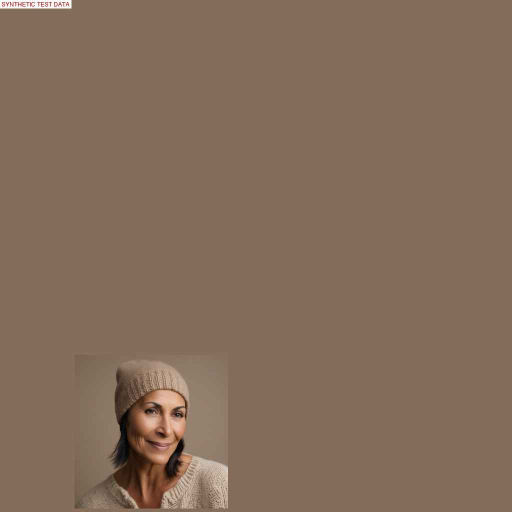
#> input picture faces_hard/images/accessory_004.jpg, 1024 x 1024 px, given in place of i010.png, which was not available (shown at 1/2 size)
$ python contact_sheet.py out.png
#> lines starting #> are read from the running program, lines starting #| are printed output that depends on the picture
"""Contact sheet of 16 faces from the PG-3 set (seeded pick), each labelled with its prompt words AND its measured skin tone.

    python faces_hard/contact_sheet.py OUT.png
4 side views, 4 accessories, 8 from groups/scenes (source portraits used in the set); measured buckets rotated dark/medium/light.
"""
import json
import random
import sys
from pathlib import Path

from PIL import Image, ImageDraw, ImageFont

H = Path(__file__).resolve().parent
key = json.loads((H / "key.json").read_text())
#> (reads faces_hard/key.json from the repository)
meta = json.loads((H / "images_meta.json").read_text())
#> (reads faces_hard/images_meta.json from the repository)
items = {i["index"]: i for i in meta["items"]}
faces = {}
for e in key["images"]:
    for s in e["spans"]:
        if s["pii_type"] == "face":
            faces[s["portrait_index"]] = (e["type"], s)
rng = random.Random(20261022)
chosen = []
for types, n in ((("side_view",), 4), (("accessory",), 4), (("group", "scene"), 8)):
    pool = sorted(i for i, (t, s) in faces.items() if t in types)
    rng.shuffle(pool)
    want = ["dark", "medium", "light", "dark", "medium", "light", "dark", "medium"][:n]
    for b in want:
        c = next((i for i in pool if faces[i][1]["skin_bucket"] == b and i not in chosen), None) or next(i for i in pool if i not in chosen)
        chosen.append(c)
W, LH = 330, 84
sheet = Image.new("RGB", (W * 4, (W + LH) * 4), "white")
#> sheet: PIL image 1320x1656 RGB; every value is 255
d = ImageDraw.Draw(sheet)
f = ImageFont.truetype("/System/Library/Fonts/Helvetica.ttc", 14)
for k, i in enumerate(chosen):
    t, s = faces[i]
    im = Image.open(H / "images_raw" / f"i{i:03d}.png").convert("RGB")
#> im is the input picture: PIL image 1024x1024 RGB; mean R, G, B 131.5, 108.3, 90.3
    x0, y0, x1, y1 = items[i]["face_box"]
    cx, cy, r = (x0 + x1) / 2, (y0 + y1) / 2, max(x1 - x0, y1 - y0) * 0.75
    L, T = min(max(0, cx - r), im.width - 2 * r), min(max(0, cy - r), im.height - 2 * r)
#> L = 357.2; T = 212
    im = im.crop((int(L), int(T), int(L + 2 * r), int(T + 2 * r))).resize((W, W))
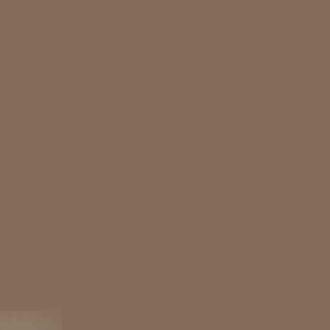
#> im: PIL image 330x330 RGB; mean R, G, B 131.1, 108.1, 90.1
    x, y = (k % 4) * W, (k // 4) * (W + LH)
    sheet.paste(im, (x, y))
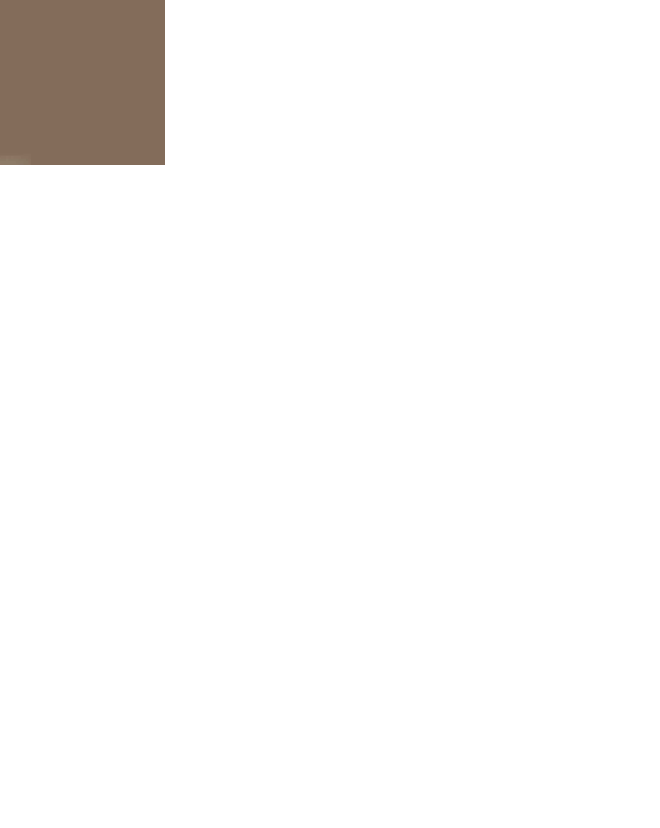
#> sheet: PIL image 1320x1656 RGB (shown at 1/2 size); mean R, G, B 248.8, 247.7, 246.8
    pw = s["prompt_words"]
    d.text((x + 6, y + W + 3), f"#{k + 1} {t}: {pw['gender_word']}, {pw['age'].replace('in their ', '')}", fill="black", font=f)
    d.text((x + 6, y + W + 22), f"prompt: {s['prompt_skin_word']}", fill="black", font=f)
    d.text((x + 6, y + W + 41), f"MEASURED: {s['skin_bucket']} (ITA {s['ita']}, {s['skin_chardon']})", fill=(170, 0, 0), font=f)
    d.text((x + 6, y + W + 60), pw["view_or_accessory"][:46], fill=(90, 90, 90), font=f)
#> pass 2 of the loop `for k, i in enumerate(chosen):`:
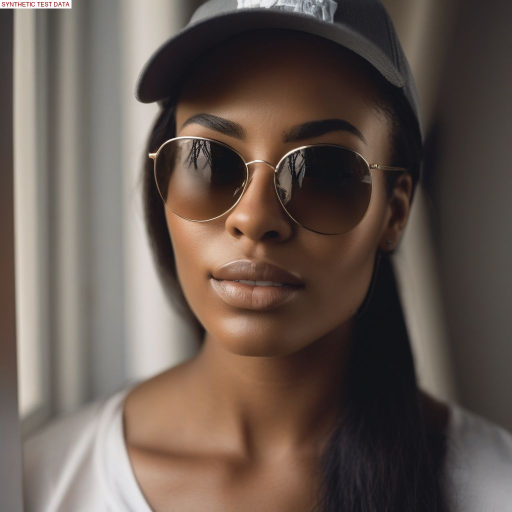
#> input picture faces_hard/images/accessory_005.jpg, 1024 x 1024 px, given in place of i041.png, which was not available (shown at 1/2 size)
#> im is the input picture: PIL image 1024x1024 RGB; mean R, G, B 102, 88.3, 80.3
#> `im = im.crop((int(L), int(T), int(L + 2 * r), int(T + 2 * r))).resize(..`:
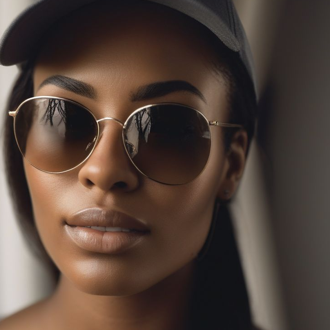
#> im: PIL image 330x330 RGB; mean R, G, B 82.6, 66.3, 57.9
#> `sheet.paste(im, (x, y))`:
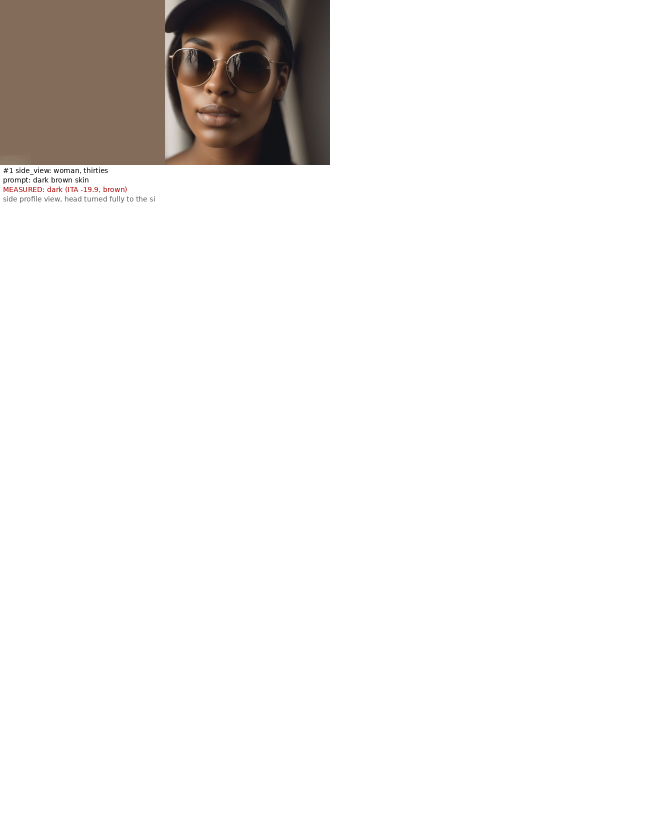
#> sheet: PIL image 1320x1656 RGB (shown at 1/2 size); mean R, G, B 240, 238, 236.7
#> (the run stopped early here; a loop or call above may not have finished)
